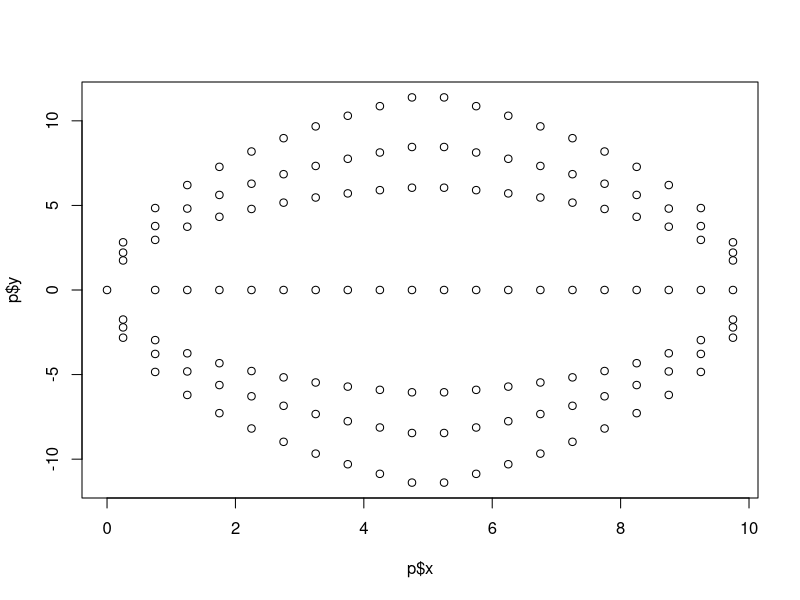
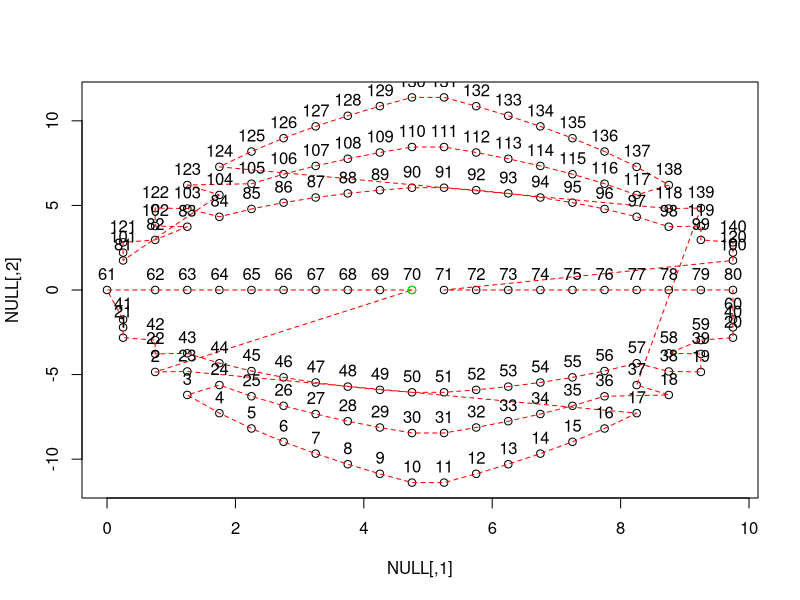
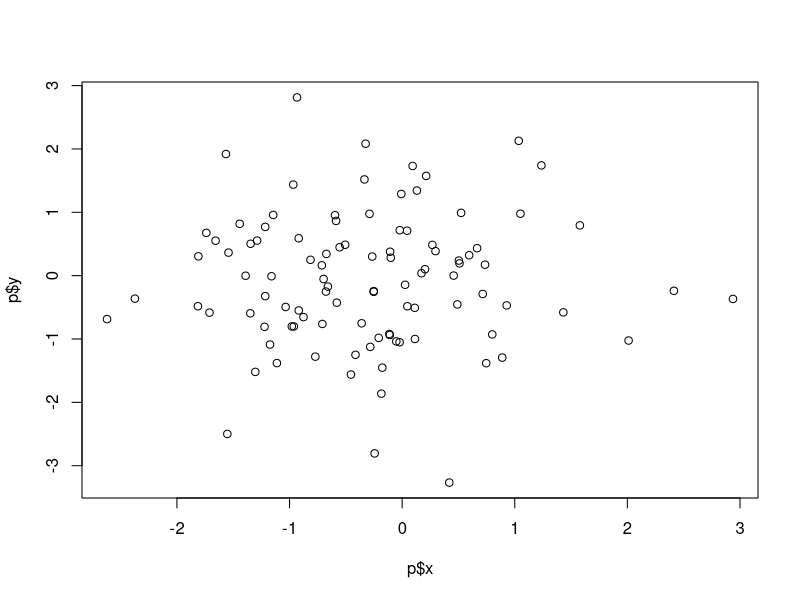
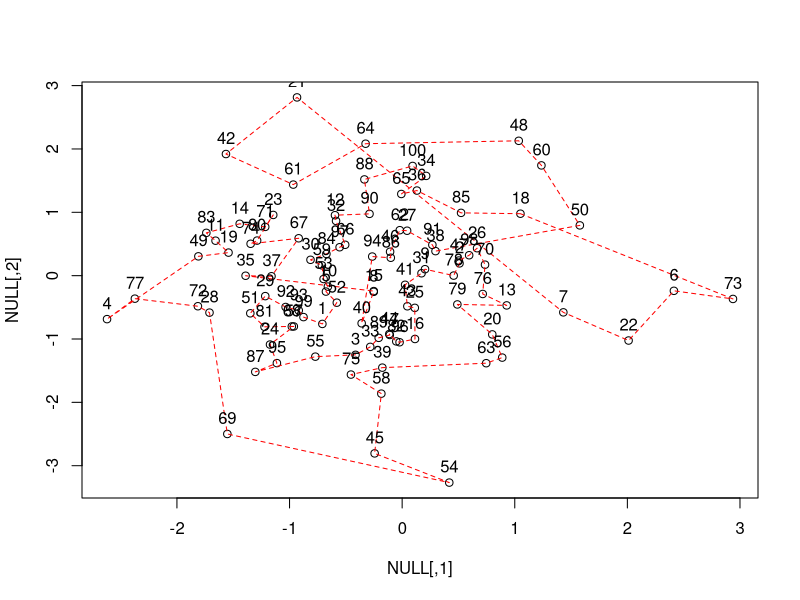
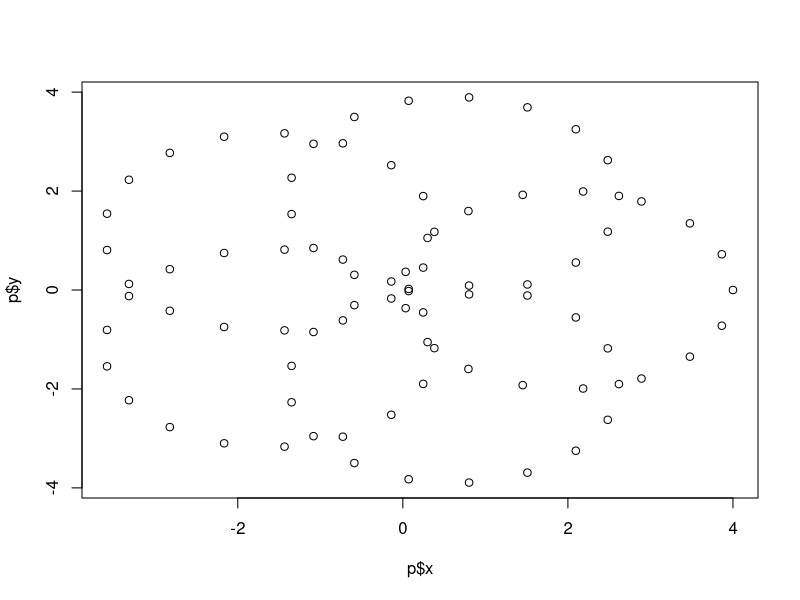
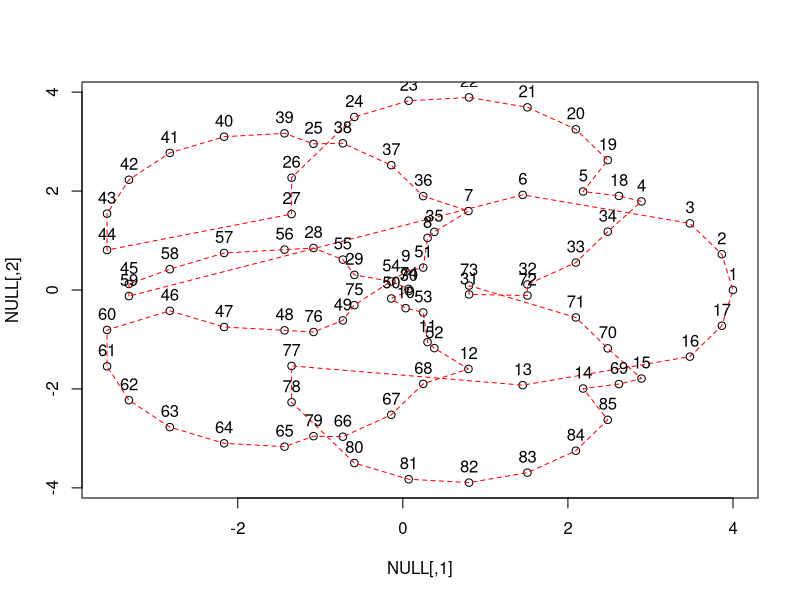
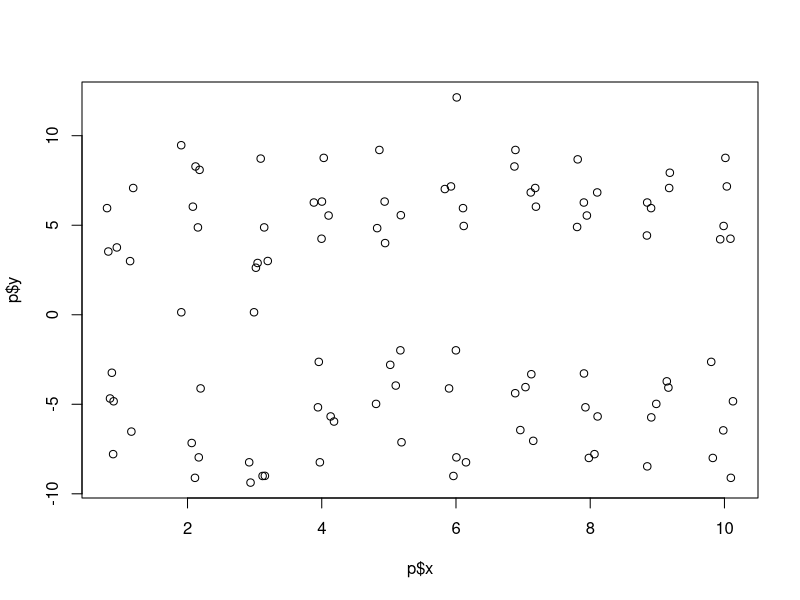
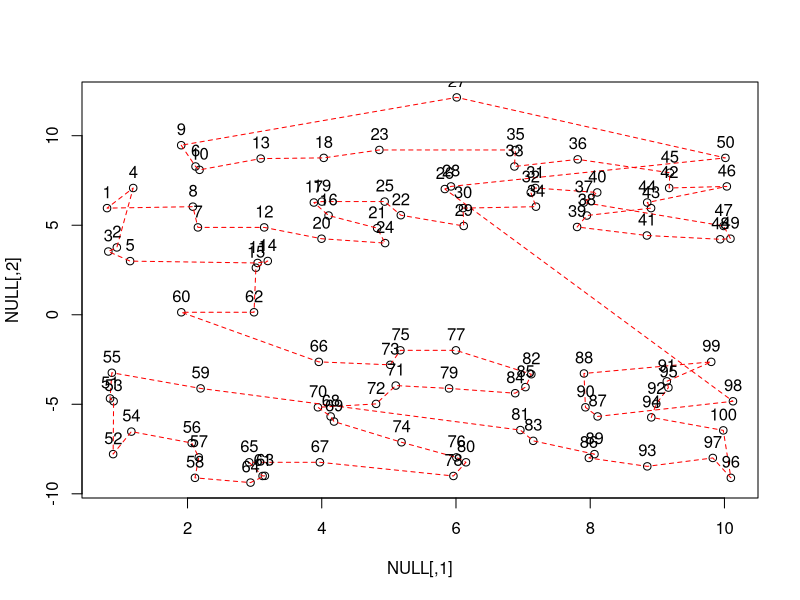

Reproduce these figures in R, in order.
########################
###
### Leonard Mada
### [the one and only]
###
### TSP Models
### Data Generators
###
### draft v.0.1d


###############
### History ###

### draft v.0.1d:
# - added 2 overlapping densities (mixture of 2 gaussians);
### draft v.0.1c:
# - added overlapping circles;


####################
####################

### Generate Special Graphs for TSP

# various Generator functions:
watermelon.gen = function(n, m, l, random=TRUE, v.scale=3) {
	# n = number of points in a half-ellipse;
	# m = number of half-ellipses / half-orbits;
	r2 = l^2 / 4;
	ellipse.f = function(id, x) {
		a = 2*id - m - 1
		if(a == 0) {
			return (rep(0,n));
		}
		a = a/m
		x.x = abs(x[,id] - l/2)
		return(sign(a)*sqrt(r2 - x.x^2 + v.scale*(l/2 - x.x)*l*a^2))
	}
	if(random) {
		p.x = sapply(1:m, function(id) runif(n, 0, l))
	} else {
		# TODO: fix repeating (0, 0);
		p.x = matrix(rep( (1/2 + 0:(n-1)) * l/n, m), ncol=m)
		p.x[1, round(m/2)] = 0 # first Element;
	}
	p.y = sapply(1:m, ellipse.f, x=p.x)
	return(list("x"=p.x, "y"=p.y))
}

circles.int.gen = function(n, n.c, r=1) {
	# intersecting/overlapping circles
	central.th = (0:(n.c-1)) * 2*pi / n.c;
	circle.th = (0:(n-1)) * 2*pi / n;
	circle.f = function(theta, r, centre=c(0,0)) {
		x = r * cos(theta) + centre[1]	
		y = r * sin(theta) + centre[2]
		return(cbind(x, y))
	}
	circle.shift = function(id, base.circle, centre) {
		x = base.circle[1,] + centre[1, id];
		y = base.circle[2,] + centre[2, id];
		return(cbind(x, y));
	}
	# TODO: nicer code;
	circles.c = sapply(central.th, circle.f, r=r)
	circle.base = sapply(circle.th, circle.f, r=r)
	circles.pxy = sapply(1:ncol(circles.c), circle.shift, base.circle=circle.base, centre=circles.c)
	circles.pxy = list(
		x = as.vector(circles.pxy[1:n,]),
		y = as.vector(circles.pxy[-(1:n),]))
	# print(circles.pxy)
	return(circles.pxy)
}

rnorm2d.gen = function(n1, n2=n1, sd1=1, sd2=1) {
	len = n1*n2
	p.x = rnorm(len, sd=sd1)
	p.y = rnorm(len, sd=sd2)
	return(list("x"=p.x, "y"=p.y))
}

runif2d.gen = function(n1, n2=n1, max=2) {
	# max = 2 is more close to rnorm
	# alternative: max = 4*sd
	len = n1*n2
	p.x = runif(len, max=max)
	p.y = runif(len, max=max)
	return(list("x"=p.x, "y"=p.y))
}

r2d.gen = function(n, epochs, sd=1, sep.scale=1, x.jitter=NA) {
	# n = number of points per epoch
	s = rnorm(10*n, sd=sd)
	ep.id = if(length(epochs) == 1) 1:epochs else epochs;
	#
	y1 = as.vector(sapply(ep.id, function(id) sample(s, n))) + sd*sep.scale
	y2 = as.vector(sapply(ep.id, function(id) sample(s, n))) - sd*sep.scale
	ep.all = rep(ep.id, each=n)
	ep.all = c(ep.all, ep.all)
	if( ! is.na(x.jitter)) {
		ep.all = jitter(ep.all)
	}
	return(list("x"=ep.all, "y"=c(y1, y2)))
}

find.base = function(m, y=0, middle=FALSE, type=c("gaussian", "regular")) {
	# m = matrix with coordinates of cities
	# - currently works best/only with non-random data;
	# TODO:
	# - more options;
	# - regular vs gaussian vs uniform;
	
	# y-Coordinate
	if(length(y) == 2) {
		isZero = (m[,2] >= y[1]) & (m[,2] <= y[2])
	} else {
		isZero = m[,2] == y
	}
	#
	if( ! middle) {
		x.min = min(m[isZero, 1])
		isZero = isZero & m[,1] == x.min
	} else {
		m0 = m[isZero, 1]
		x.mid = m0[rank(m0) == round((length(m0) + 1)/2)]
		isZero = isZero & m[,1] == x.mid
	}
	id = match(TRUE, isZero)
	return(id)
}

###########################

# install.packages("TSP")

library(TSP)


setwd("/Math")


###########################

###
ell.n = 7
p = watermelon.gen(20, m=ell.n, 10, random=F)
plot(p$x, p$y)

cities = matrix(c(as.vector(p$x), as.vector(p$y)), ncol=2)
id = find.base(cities, middle=T)
id

### TSP data
etsp <- ETSP(cities)
etsp

### calculate a tour
# tour <- solve_TSP(etsp, method = "nn"
tour <- solve_TSP(etsp, method = "nn", control=list(start=id))
tour

tour_length(tour)
plot(etsp, tour, tour_col = "red")
points(cities[id,1], cities[id,2], col="green")


### Save tour as image
SAVE_PNG = TRUE
if(SAVE_PNG) {
png(file="TSP.Watermelon.png")
	plot(etsp, tour, tour_col = "red", xlab="X-Coord", ylab="Y-Coord")
	points(cities[id,1], cities[id,2], col="green")
dev.off()
}

### Save coordinates as TSP file
write_TSPLIB(etsp, file="Watermelon.tsp")


### Other: for ATSP
# image(atsp, tour)


###########################

###
p = rnorm2d.gen(10)
# p = runif2d.gen(10)
plot(p$x, p$y)


cities = matrix(c(as.vector(p$x), as.vector(p$y)), ncol=2)

etsp <- ETSP(cities)
etsp

### calculate a tour
tour <- solve_TSP(etsp, method = "nn")
tour

tour_length(tour)
plot(etsp, tour, tour_col = "red")


#########################

### Overlapping Circles
p = circles.int.gen(17, 5, 2)
plot(p$x, p$y)


cities = matrix(c(as.vector(p$x), as.vector(p$y)), ncol=2)

etsp <- ETSP(cities)
etsp

### calculate a tour
tour <- solve_TSP(etsp, method = "nn")
tour

tour_length(tour)
plot(etsp, tour, tour_col = "red")


#######################

### Specific Densities
p = r2d.gen(5, 10, sd=2, sep.scale=3, x.jitter=T)
plot(p$x, p$y)

### Q:
# Are there any phase transitions determined by sd & sep.scale?
# Are there various phase transitions when sep.scale changes:
# between ~1.5 and ~2 and between ~2 and ~3?
# How can we measure and describe phase transitions?


cities = matrix(c(as.vector(p$x), as.vector(p$y)), ncol=2)

etsp <- ETSP(cities)
etsp

### calculate a tour
tour <- solve_TSP(etsp, method = "nn")
tour

tour_length(tour)
plot(etsp, tour, tour_col = "red")


### with Base-city:
id = find.base(cities, y=c(0, 2.5), middle=T)
id
#
tour <- solve_TSP(etsp, method = "nn", control=list(start=id))
tour

tour_length(tour)
plot(etsp, tour, tour_col = "red")
points(cities[id,1], cities[id,2], col="green")


#######################
#######################

### Analysis
# TODO

# 1.) Phase Transitions in the data
# - How to measure phase transitions?
# 2.) Invariants, pseudo-Invariants
# - Higher Moments;
# - Higher "Moments" of Correlation;
# - non-linear correlation, x-"autocorrelation" or y-"autocorrelation";
# - "divergence", "curl";
# - other pseudo-invariants;
